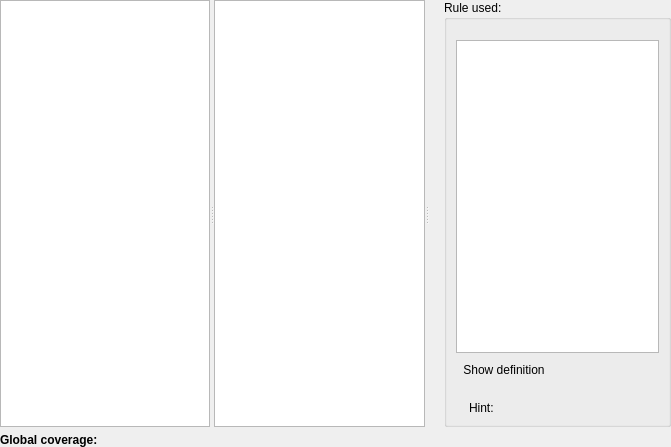
<?xml version="1.0" encoding="UTF-8"?>
<ui version="4.0">
 <class>ScriptCoverageWidget</class>
 <widget class="QWidget" name="ScriptCoverageWidget">
  <property name="geometry">
   <rect>
    <x>0</x>
    <y>0</y>
    <width>671</width>
    <height>447</height>
   </rect>
  </property>
  <property name="windowTitle">
   <string/>
  </property>
  <layout class="QGridLayout" name="gridLayout">
   <property name="margin">
    <number>0</number>
   </property>
   <item row="1" column="0">
    <widget class="QSplitter" name="splitter">
     <property name="sizePolicy">
      <sizepolicy hsizetype="Expanding" vsizetype="Expanding">
       <horstretch>0</horstretch>
       <verstretch>0</verstretch>
      </sizepolicy>
     </property>
     <property name="orientation">
      <enum>Qt::Horizontal</enum>
     </property>
     <widget class="QTableWidget" name="scriptsTable">
      <property name="sizePolicy">
       <sizepolicy hsizetype="Expanding" vsizetype="Expanding">
        <horstretch>0</horstretch>
        <verstretch>0</verstretch>
       </sizepolicy>
      </property>
      <attribute name="horizontalHeaderHighlightSections">
       <bool>false</bool>
      </attribute>
     </widget>
     <widget class="QTextBrowser" name="scriptView"/>
     <widget class="QWidget" name="verticalLayoutWidget">
      <layout class="QVBoxLayout" name="verticalLayout">
       <property name="leftMargin">
        <number>15</number>
       </property>
       <item>
        <widget class="QGroupBox" name="ruleGroupBox">
         <property name="title">
          <string>Rule used:</string>
         </property>
         <layout class="QVBoxLayout" name="verticalLayout_2">
          <property name="leftMargin">
           <number>9</number>
          </property>
          <property name="topMargin">
           <number>20</number>
          </property>
          <item>
           <widget class="Lvk::FE::RuleTextView" name="ruleView">
            <property name="sizePolicy">
             <sizepolicy hsizetype="Expanding" vsizetype="Expanding">
              <horstretch>0</horstretch>
              <verstretch>0</verstretch>
             </sizepolicy>
            </property>
            <property name="minimumSize">
             <size>
              <width>0</width>
              <height>30</height>
             </size>
            </property>
            <property name="readOnly">
             <bool>true</bool>
            </property>
           </widget>
          </item>
          <item>
           <widget class="QToolButton" name="showRuleDefButton">
            <property name="toolTip">
             <string>Show definition (Ctrl+D)</string>
            </property>
            <property name="text">
             <string>Show definition</string>
            </property>
            <property name="icon">
             <iconset resource="../res/chatbot_theme.qrc">
              <normaloff>:/icons/show_rule.png</normaloff>:/icons/show_rule.png</iconset>
            </property>
            <property name="iconSize">
             <size>
              <width>24</width>
              <height>24</height>
             </size>
            </property>
            <property name="shortcut">
             <string>Ctrl+D</string>
            </property>
            <property name="toolButtonStyle">
             <enum>Qt::ToolButtonTextBesideIcon</enum>
            </property>
            <property name="autoRaise">
             <bool>true</bool>
            </property>
           </widget>
          </item>
          <item>
           <spacer name="verticalSpacer_2">
            <property name="orientation">
             <enum>Qt::Vertical</enum>
            </property>
            <property name="sizeType">
             <enum>QSizePolicy::Fixed</enum>
            </property>
            <property name="sizeHint" stdset="0">
             <size>
              <width>20</width>
              <height>15</height>
             </size>
            </property>
           </spacer>
          </item>
          <item>
           <layout class="QHBoxLayout" name="hintLayout">
            <item>
             <widget class="QLabel" name="lightBulb">
              <property name="sizePolicy">
               <sizepolicy hsizetype="Minimum" vsizetype="Preferred">
                <horstretch>0</horstretch>
                <verstretch>0</verstretch>
               </sizepolicy>
              </property>
              <property name="pixmap">
               <pixmap resource="../res/chatbot_theme.qrc">:/icons/hint.png</pixmap>
              </property>
              <property name="alignment">
               <set>Qt::AlignLeading|Qt::AlignLeft|Qt::AlignTop</set>
              </property>
             </widget>
            </item>
            <item>
             <widget class="QLabel" name="hintLabel">
              <property name="sizePolicy">
               <sizepolicy hsizetype="Expanding" vsizetype="Preferred">
                <horstretch>0</horstretch>
                <verstretch>0</verstretch>
               </sizepolicy>
              </property>
              <property name="font">
               <font>
                <weight>50</weight>
                <italic>false</italic>
                <bold>false</bold>
               </font>
              </property>
              <property name="text">
               <string>Hint:</string>
              </property>
              <property name="textFormat">
               <enum>Qt::RichText</enum>
              </property>
              <property name="wordWrap">
               <bool>true</bool>
              </property>
             </widget>
            </item>
           </layout>
          </item>
         </layout>
        </widget>
       </item>
      </layout>
     </widget>
    </widget>
   </item>
   <item row="2" column="0">
    <widget class="QLabel" name="coverageLabel">
     <property name="font">
      <font>
       <weight>75</weight>
       <bold>true</bold>
      </font>
     </property>
     <property name="text">
      <string>Global coverage:</string>
     </property>
    </widget>
   </item>
  </layout>
  <action name="removeAllAction">
   <property name="text">
    <string>Remove all conversations</string>
   </property>
  </action>
  <action name="removeSelAction">
   <property name="text">
    <string>Remove selected conversation</string>
   </property>
  </action>
 </widget>
 <customwidgets>
  <customwidget>
   <class>Lvk::FE::RuleTextView</class>
   <extends>QTextEdit</extends>
   <header>front-end/ruletextview.h</header>
  </customwidget>
 </customwidgets>
 <resources>
  <include location="../res/chatbot_theme.qrc"/>
 </resources>
 <connections/>
</ui>
